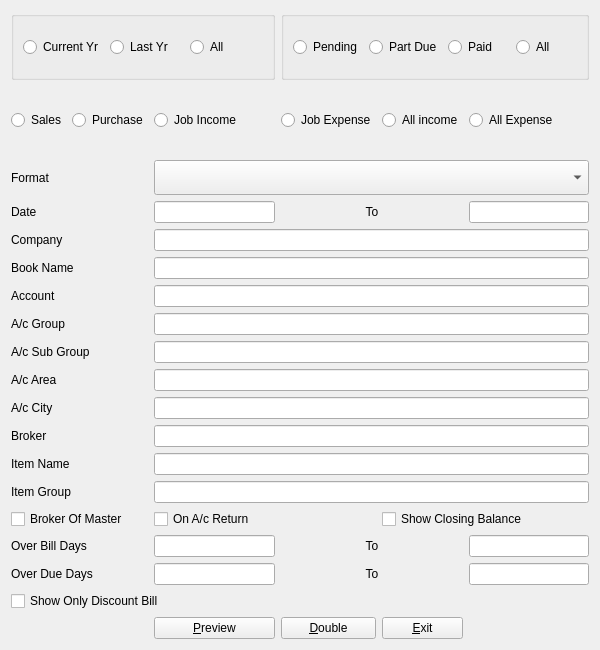
<?xml version="1.0" encoding="UTF-8"?>
<ui version="4.0">
 <class>partyWiseOS</class>
 <widget class="QWidget" name="partyWiseOS">
  <property name="geometry">
   <rect>
    <x>0</x>
    <y>0</y>
    <width>600</width>
    <height>650</height>
   </rect>
  </property>
  <property name="maximumSize">
   <size>
    <width>16777215</width>
    <height>650</height>
   </size>
  </property>
  <property name="windowTitle">
   <string>Form</string>
  </property>
  <layout class="QGridLayout" name="gridLayout_2">
   <item row="0" column="0">
    <layout class="QGridLayout" name="gridLayout">
     <item row="2" column="0" colspan="2">
      <widget class="QLabel" name="label">
       <property name="sizePolicy">
        <sizepolicy hsizetype="Expanding" vsizetype="Fixed">
         <horstretch>0</horstretch>
         <verstretch>0</verstretch>
        </sizepolicy>
       </property>
       <property name="minimumSize">
        <size>
         <width>0</width>
         <height>35</height>
        </size>
       </property>
       <property name="text">
        <string>Format</string>
       </property>
      </widget>
     </item>
     <item row="5" column="0" colspan="2">
      <widget class="QLabel" name="label_5">
       <property name="text">
        <string>Book Name</string>
       </property>
      </widget>
     </item>
     <item row="1" column="5">
      <widget class="QRadioButton" name="radioButton_11">
       <property name="sizePolicy">
        <sizepolicy hsizetype="Preferred" vsizetype="Preferred">
         <horstretch>0</horstretch>
         <verstretch>0</verstretch>
        </sizepolicy>
       </property>
       <property name="minimumSize">
        <size>
         <width>0</width>
         <height>0</height>
        </size>
       </property>
       <property name="text">
        <string>All Expense</string>
       </property>
      </widget>
     </item>
     <item row="3" column="5">
      <widget class="QLineEdit" name="lineEdit_2"/>
     </item>
     <item row="16" column="3" colspan="2">
      <widget class="QLabel" name="label_17">
       <property name="text">
        <string>To</string>
       </property>
       <property name="alignment">
        <set>Qt::AlignmentFlag::AlignCenter</set>
       </property>
      </widget>
     </item>
     <item row="7" column="2" colspan="4">
      <widget class="QLineEdit" name="lineEdit_6"/>
     </item>
     <item row="16" column="2">
      <widget class="QLineEdit" name="lineEdit_14"/>
     </item>
     <item row="16" column="0" colspan="2">
      <widget class="QLabel" name="label_15">
       <property name="text">
        <string>Over Due Days</string>
       </property>
      </widget>
     </item>
     <item row="13" column="2" colspan="4">
      <widget class="QLineEdit" name="lineEdit_12">
       <property name="sizePolicy">
        <sizepolicy hsizetype="Expanding" vsizetype="Fixed">
         <horstretch>0</horstretch>
         <verstretch>0</verstretch>
        </sizepolicy>
       </property>
      </widget>
     </item>
     <item row="1" column="1">
      <widget class="QRadioButton" name="radioButton_13">
       <property name="sizePolicy">
        <sizepolicy hsizetype="Preferred" vsizetype="Preferred">
         <horstretch>0</horstretch>
         <verstretch>0</verstretch>
        </sizepolicy>
       </property>
       <property name="text">
        <string>Purchase</string>
       </property>
      </widget>
     </item>
     <item row="10" column="2" colspan="4">
      <widget class="QLineEdit" name="lineEdit_9">
       <property name="sizePolicy">
        <sizepolicy hsizetype="Expanding" vsizetype="Fixed">
         <horstretch>0</horstretch>
         <verstretch>0</verstretch>
        </sizepolicy>
       </property>
      </widget>
     </item>
     <item row="14" column="2" colspan="2">
      <widget class="QCheckBox" name="checkBox_2">
       <property name="text">
        <string>On A/c Return</string>
       </property>
      </widget>
     </item>
     <item row="16" column="5">
      <widget class="QLineEdit" name="lineEdit_16"/>
     </item>
     <item row="1" column="0">
      <widget class="QRadioButton" name="radioButton_9">
       <property name="sizePolicy">
        <sizepolicy hsizetype="Preferred" vsizetype="Preferred">
         <horstretch>0</horstretch>
         <verstretch>0</verstretch>
        </sizepolicy>
       </property>
       <property name="minimumSize">
        <size>
         <width>0</width>
         <height>0</height>
        </size>
       </property>
       <property name="text">
        <string>Sales</string>
       </property>
      </widget>
     </item>
     <item row="15" column="5">
      <widget class="QLineEdit" name="lineEdit_15"/>
     </item>
     <item row="11" column="2" colspan="4">
      <widget class="QLineEdit" name="lineEdit_10">
       <property name="sizePolicy">
        <sizepolicy hsizetype="Expanding" vsizetype="Fixed">
         <horstretch>0</horstretch>
         <verstretch>0</verstretch>
        </sizepolicy>
       </property>
      </widget>
     </item>
     <item row="3" column="2">
      <widget class="QLineEdit" name="lineEdit"/>
     </item>
     <item row="6" column="0" colspan="2">
      <widget class="QLabel" name="label_6">
       <property name="text">
        <string>Account</string>
       </property>
      </widget>
     </item>
     <item row="8" column="0" colspan="2">
      <widget class="QLabel" name="label_8">
       <property name="text">
        <string>A/c Sub Group</string>
       </property>
      </widget>
     </item>
     <item row="14" column="0" colspan="2">
      <widget class="QCheckBox" name="checkBox">
       <property name="sizePolicy">
        <sizepolicy hsizetype="Minimum" vsizetype="Fixed">
         <horstretch>0</horstretch>
         <verstretch>0</verstretch>
        </sizepolicy>
       </property>
       <property name="text">
        <string>Broker Of Master</string>
       </property>
      </widget>
     </item>
     <item row="12" column="0" colspan="2">
      <widget class="QLabel" name="label_12">
       <property name="text">
        <string>Item Name</string>
       </property>
      </widget>
     </item>
     <item row="2" column="2" colspan="4">
      <widget class="QComboBox" name="comboBox">
       <property name="sizePolicy">
        <sizepolicy hsizetype="Expanding" vsizetype="Fixed">
         <horstretch>0</horstretch>
         <verstretch>0</verstretch>
        </sizepolicy>
       </property>
       <property name="minimumSize">
        <size>
         <width>0</width>
         <height>35</height>
        </size>
       </property>
      </widget>
     </item>
     <item row="6" column="2" colspan="4">
      <widget class="QLineEdit" name="lineEdit_5"/>
     </item>
     <item row="13" column="0" colspan="2">
      <widget class="QLabel" name="label_13">
       <property name="text">
        <string>Item Group</string>
       </property>
      </widget>
     </item>
     <item row="15" column="2">
      <widget class="QLineEdit" name="lineEdit_13"/>
     </item>
     <item row="1" column="3">
      <widget class="QRadioButton" name="radioButton_10">
       <property name="sizePolicy">
        <sizepolicy hsizetype="Preferred" vsizetype="Preferred">
         <horstretch>0</horstretch>
         <verstretch>0</verstretch>
        </sizepolicy>
       </property>
       <property name="minimumSize">
        <size>
         <width>0</width>
         <height>0</height>
        </size>
       </property>
       <property name="text">
        <string>Job Expense</string>
       </property>
      </widget>
     </item>
     <item row="0" column="3" colspan="3">
      <widget class="QGroupBox" name="groupBox_2">
       <property name="title">
        <string/>
       </property>
       <layout class="QHBoxLayout" name="horizontalLayout_2">
        <item>
         <widget class="QRadioButton" name="radioButton_4">
          <property name="text">
           <string>Pending</string>
          </property>
         </widget>
        </item>
        <item>
         <widget class="QRadioButton" name="radioButton_5">
          <property name="text">
           <string>Part Due</string>
          </property>
         </widget>
        </item>
        <item>
         <widget class="QRadioButton" name="radioButton_6">
          <property name="text">
           <string>Paid</string>
          </property>
         </widget>
        </item>
        <item>
         <widget class="QRadioButton" name="radioButton_7">
          <property name="text">
           <string>All</string>
          </property>
         </widget>
        </item>
       </layout>
      </widget>
     </item>
     <item row="5" column="2" colspan="4">
      <widget class="QLineEdit" name="lineEdit_4"/>
     </item>
     <item row="7" column="0" colspan="2">
      <widget class="QLabel" name="label_7">
       <property name="text">
        <string>A/c Group</string>
       </property>
      </widget>
     </item>
     <item row="3" column="3" colspan="2">
      <widget class="QLabel" name="label_3">
       <property name="acceptDrops">
        <bool>false</bool>
       </property>
       <property name="text">
        <string>To</string>
       </property>
       <property name="alignment">
        <set>Qt::AlignmentFlag::AlignCenter</set>
       </property>
      </widget>
     </item>
     <item row="14" column="4" colspan="2">
      <widget class="QCheckBox" name="checkBox_3">
       <property name="text">
        <string>Show Closing Balance</string>
       </property>
      </widget>
     </item>
     <item row="4" column="0" colspan="2">
      <widget class="QLabel" name="label_4">
       <property name="text">
        <string>Company</string>
       </property>
      </widget>
     </item>
     <item row="9" column="2" colspan="4">
      <widget class="QLineEdit" name="lineEdit_8">
       <property name="sizePolicy">
        <sizepolicy hsizetype="Expanding" vsizetype="Fixed">
         <horstretch>0</horstretch>
         <verstretch>0</verstretch>
        </sizepolicy>
       </property>
      </widget>
     </item>
     <item row="9" column="0" colspan="2">
      <widget class="QLabel" name="label_9">
       <property name="text">
        <string>A/c Area</string>
       </property>
      </widget>
     </item>
     <item row="12" column="2" colspan="4">
      <widget class="QLineEdit" name="lineEdit_11">
       <property name="sizePolicy">
        <sizepolicy hsizetype="Expanding" vsizetype="Fixed">
         <horstretch>0</horstretch>
         <verstretch>0</verstretch>
        </sizepolicy>
       </property>
      </widget>
     </item>
     <item row="10" column="0" colspan="2">
      <widget class="QLabel" name="label_10">
       <property name="text">
        <string>A/c City</string>
       </property>
      </widget>
     </item>
     <item row="0" column="0" colspan="3">
      <widget class="QGroupBox" name="groupBox">
       <property name="title">
        <string/>
       </property>
       <layout class="QGridLayout" name="gridLayout_3">
        <item row="0" column="1">
         <widget class="QRadioButton" name="radioButton_8">
          <property name="sizePolicy">
           <sizepolicy hsizetype="Preferred" vsizetype="Preferred">
            <horstretch>0</horstretch>
            <verstretch>0</verstretch>
           </sizepolicy>
          </property>
          <property name="minimumSize">
           <size>
            <width>0</width>
            <height>0</height>
           </size>
          </property>
          <property name="text">
           <string>Last Yr</string>
          </property>
         </widget>
        </item>
        <item row="0" column="0">
         <widget class="QRadioButton" name="radioButton_2">
          <property name="text">
           <string>Current Yr</string>
          </property>
         </widget>
        </item>
        <item row="0" column="2">
         <widget class="QRadioButton" name="radioButton_3">
          <property name="text">
           <string>All</string>
          </property>
         </widget>
        </item>
       </layout>
      </widget>
     </item>
     <item row="8" column="2" colspan="4">
      <widget class="QLineEdit" name="lineEdit_7"/>
     </item>
     <item row="15" column="3" colspan="2">
      <widget class="QLabel" name="label_16">
       <property name="text">
        <string>To</string>
       </property>
       <property name="alignment">
        <set>Qt::AlignmentFlag::AlignCenter</set>
       </property>
      </widget>
     </item>
     <item row="15" column="0" colspan="2">
      <widget class="QLabel" name="label_14">
       <property name="text">
        <string>Over Bill Days</string>
       </property>
      </widget>
     </item>
     <item row="1" column="4">
      <widget class="QRadioButton" name="radioButton_12">
       <property name="sizePolicy">
        <sizepolicy hsizetype="Preferred" vsizetype="Preferred">
         <horstretch>0</horstretch>
         <verstretch>0</verstretch>
        </sizepolicy>
       </property>
       <property name="minimumSize">
        <size>
         <width>0</width>
         <height>0</height>
        </size>
       </property>
       <property name="text">
        <string>All income</string>
       </property>
      </widget>
     </item>
     <item row="3" column="0" colspan="2">
      <widget class="QLabel" name="label_2">
       <property name="text">
        <string>Date</string>
       </property>
      </widget>
     </item>
     <item row="1" column="2">
      <widget class="QRadioButton" name="radioButton">
       <property name="sizePolicy">
        <sizepolicy hsizetype="Preferred" vsizetype="Preferred">
         <horstretch>0</horstretch>
         <verstretch>0</verstretch>
        </sizepolicy>
       </property>
       <property name="text">
        <string>Job Income</string>
       </property>
      </widget>
     </item>
     <item row="11" column="0" colspan="2">
      <widget class="QLabel" name="label_11">
       <property name="text">
        <string>Broker</string>
       </property>
      </widget>
     </item>
     <item row="4" column="2" colspan="4">
      <widget class="QLineEdit" name="lineEdit_3"/>
     </item>
     <item row="17" column="0" colspan="3">
      <widget class="QCheckBox" name="checkBox_4">
       <property name="text">
        <string>Show Only Discount Bill</string>
       </property>
      </widget>
     </item>
     <item row="18" column="3">
      <widget class="QPushButton" name="pushButton">
       <property name="text">
        <string>&amp;Double</string>
       </property>
      </widget>
     </item>
     <item row="18" column="4">
      <widget class="QPushButton" name="pushButton_2">
       <property name="text">
        <string>&amp;Exit</string>
       </property>
      </widget>
     </item>
     <item row="18" column="2">
      <widget class="QPushButton" name="pushButton_3">
       <property name="text">
        <string>&amp;Preview</string>
       </property>
      </widget>
     </item>
    </layout>
   </item>
  </layout>
 </widget>
 <resources/>
 <connections/>
</ui>
